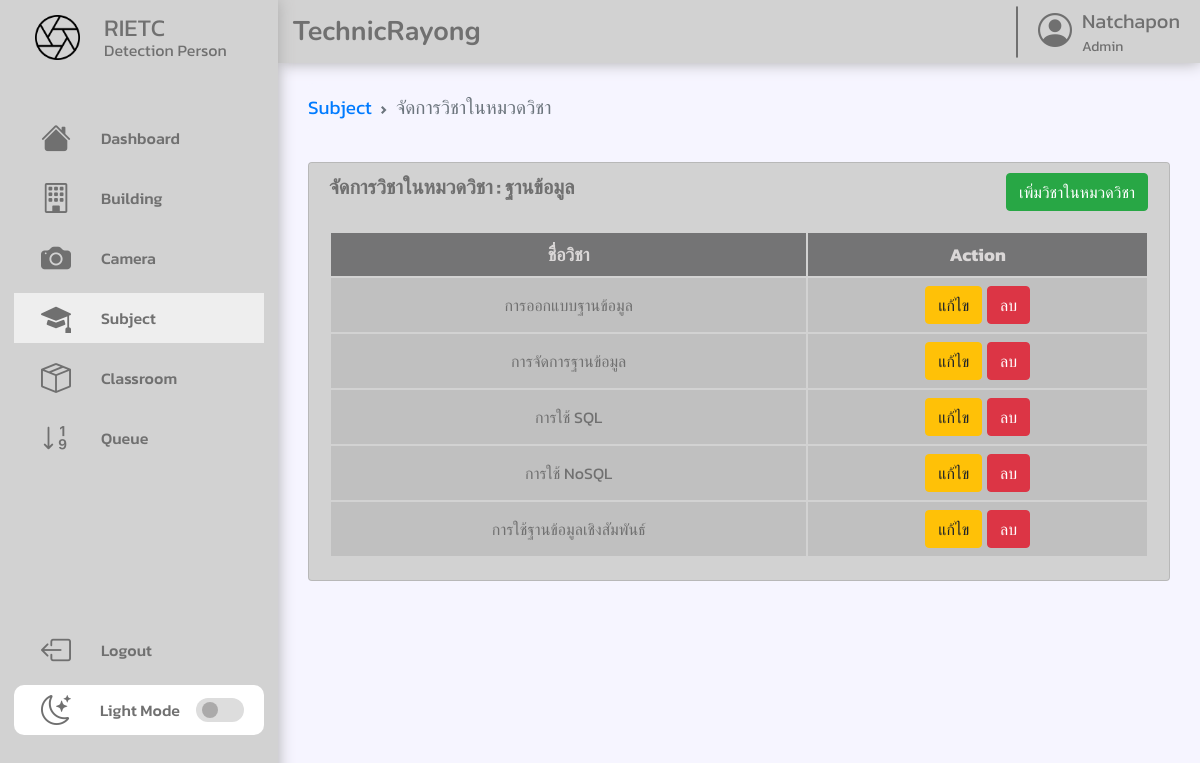
/subject/subjectmanage.php?id=2, run on the app's committed database.
### tables this page shows
CREATE TABLE subject (
    subject_id INT NOT NULL AUTO_INCREMENT,
    subject_name TEXT,
    department_id INT,
    PRIMARY KEY (subject_id),
    FOREIGN KEY (department_id) REFERENCES department(department_id)
);

CREATE TABLE sub_subject (
    sub_subject_id INT NOT NULL AUTO_INCREMENT,
    sub_subject_name TEXT,
    subject_id INT,
    PRIMARY KEY (sub_subject_id),
    FOREIGN KEY (subject_id) REFERENCES subject(subject_id)
);

### class/department.php (called while the page is built, shortened)
<?php
class Department
{
    private $conn;
    private $table_name = "department";
    private $subject_table = "subject";
    private $sub_subject_table = "sub_subject";
    public function __construct($db)
    {
        $this->conn = $db;
    }
    public function getDepartmentAndSubject($subject_id)
    {
        $query = "SELECT d.department_name, s.subject_name
                          FROM " . $this->subject_table . " s
                          JOIN " . $this->table_name . " d ON s.department_id = d.department_id
                          WHERE s.subject_id = :subject_id";
        $stmt = $this->conn->prepare($query);
        $stmt->bindParam(':subject_id', $subject_id);
        $stmt->execute();
        $result = $stmt->fetch(PDO::FETCH_ASSOC);
        return $result;
    }
    public function getSubSubjectsBySubjectId($subject_id)
    {
        $query = "SELECT * FROM " . $this->sub_subject_table . " WHERE subject_id = :subject_id";
        $stmt = $this->conn->prepare($query);
        $stmt->bindParam(':subject_id', $subject_id);
        $stmt->execute();
        return $stmt->fetchAll(PDO::FETCH_ASSOC);
    }
}

### subject/subjectmanage.php (the view, shortened to what this page needs)
<?php
require_once '../class/department.php';
$department = new Department($conn);
if (isset($_GET['id'])) {
    $subject_id = $_GET['id'];
    $sub_subjects = $department->getSubSubjectsBySubjectId($subject_id);
    $showResult = $department->getDepartmentAndSubject($subject_id);
}
?>
<!DOCTYPE html>
<html lang="en">
<head>
    <link rel="stylesheet" href="../style.css">
    <link href="https://cdn.jsdelivr.net/npm/bootstrap-icons/font/bootstrap-icons.css" rel="stylesheet">
</head>
<body>
    <?php include_once("../assets/components/header.php"); ?>
    <?php include_once("../assets/components/sidebar.php"); ?>
    <div class="container">
        <div class="row">
            <div class="col">
                <nav aria-label="breadcrumb">
                    <ol class="breadcrumb">
                        <li class="breadcrumb-item"><a href="../subject.php">Subject</a></li>
                        <li class="breadcrumb-item active" aria-current="page">จัดการวิชาในหมวดวิชา</li>
                    </ol>
                </nav>
            </div>
        </div>
    </div>
    <div class="container">
        <div class="row">
            <div class="col">
                <div class="card1">
                    <div class="card1-header">
                        <div class="col mb-0">
                            <p style="align-content: center;margin: 0px 0px 0px 0px;">จัดการวิชาในหมวดวิชา : <?php echo $showResult['subject_name']; ?></p>
                            <div class="form-floating" style="display:flex;flex-direction:row;margin-top:10px">
                                <button type="button" class="btn btn-success" data-bs-toggle="modal" data-bs-target="#addSub_subjectsModal" style="margin-right: 1px !important;">
                                    เพิ่มวิชาในหมวดวิชา
                                </button>
                            </div>
                        </div>
                    </div>
                    <div class="card1-body">
                        <div class="table-responsive">
                            <table class="table text-center align-middle table-hover mb-0" style="padding: 0px;">
                                <thead class="table-thead">
                                    <?php if (empty($sub_subjects)) : ?>
                                        <tr>
                                            <th scope="col" class="text-center">No sub-subjects in this subject</th>
                                        </tr>
                                    <?php else : ?>
                                        <tr>
                                            <th scope="col">ชื่อวิชา</th>
                                            <th scope="col">Action</th>
                                        </tr>
                                    <?php endif; ?>
                                </thead>
                                <tbody>
                                    <?php foreach ($sub_subjects as $sub_subject) : ?>
                                        <tr class="table1-active">
                                            <td scope="row"><?php echo htmlspecialchars($sub_subject['sub_subject_name']) ?></td>
                                            <td>
                                                <button type="button" class="btn btn-warning" data-bs-toggle="modal" data-bs-target="#editSub_subjectModal<?php echo $sub_subject['sub_subject_id']; ?>" style="margin-right: 1px !important;">
                                                    แก้ไข
                                                </button>
                                                <a class="btn btn-sm btn-danger" onclick="return confirm('Are you sure you want to delete?');" href="./delete_sub-subject.php?id=<?php echo $sub_subject['sub_subject_id']; ?>">ลบ</a>
                                            </td>
                                        </tr>
                                    <?php endforeach; ?>
                                </tbody>
                            </table>
                        </div>
                    </div>
                </div>
            </div>
        </div>
    </div>
</body>
</html>

### style.css (style rules this page uses)
body { margin: initial; height: 100vh; background: var(--body-color); --scrollbar-color: #b1b1b1; --body-color: #f6f5ff; --background-color: #d2d2d2; --primary-color: #eeeeee; --primary-color-light: #ffffff; --hovertable-color: #e0e0e0d8; --sidebar-color: #d2d2d2; --toggle-color: #DDD; --tablerow-color: #bdbdbdd6; --tablehead-color: #3a3b3c9e; --tablehead-text-color: #dad7d7; --text-color: #707070; --shadow-color: #abaaaa; --bs-form-select-bg-img: url(./assets/icons/dark-down.svg); --select-border-color: #d2d2d2; --tran-02: all 0.2s ease; --tran-03: all 0.3s ease; --tran-04: all 0.4s ease; --tran-05: all 0.5s ease; }
.container { display: flex; font-family: 'Kanit', sans-serif; position: relative; top: 63px; flex-direction: row; justify-content: space-between; color: var(--text-color); margin: 10px 20px 0px 298px; }
.row { display: flex; flex-wrap: wrap; width: 100%; height: 25%; }
.col { flex: 1 0 0%; margin-top: 10px; }
.mb-0 { margin-bottom: 0 !important; }
.card1 { position: relative; display: flex; margin: 0px 10px 0px 10px; height: 100%; flex-direction: column; min-width: 0; word-wrap: break-word; background-color: var(--sidebar-color); background-clip: border-box; border: 1px solid rgba(0, 0, 0, 0.125); border-radius: 0.25rem; }
.card1-header { padding-left: 20px; padding-right: 20px; border: outset solid; border-radius: 0.25rem 0.25rem 0rem 0px; margin-bottom: 0px; margin-top: 0px; background: var(--sidebar-color); color: var(--text-color); font-weight: bolder; font-size: 1.25rem; }
.card1-header>* { margin-top: 7px; margin-bottom: 7px; }
.card1-body { padding: 20px 20px 20px 20px; }
.breadcrumb { background-color: var(--body-color); font-size: 19px; padding: 10px 0px; border-radius: 5px; list-style: none; display: flex; flex-wrap: wrap; margin: 0px 10px; width: auto; }
.breadcrumb-item+.breadcrumb-item::before { margin: 0 0.5rem; }
.breadcrumb-item { display: flex; align-items: center; }
.breadcrumb-item a { color: #007bff; text-decoration: none; }
.breadcrumb-item.active { color: #6c757d; }
.form-floating { position: relative; }
.btn { display: inline-block; font-weight: 400; font-family: 'Kanit', sans-serif; text-align: center; text-decoration: none; white-space: nowrap; vertical-align: middle; user-select: none; border: 1px solid transparent; padding: 0.375rem 0.75rem; font-size: 1rem; line-height: 1.5; border-radius: 0.25rem; transition: color 0.15s ease-in-out, background-color 0.15s ease-in-out, border-color 0.15s ease-in-out, box-shadow 0.15s ease-in-out; }
.btn-success { color: #fff; background-color: #28a745; border-color: #28a745; }
.btn-danger { color: #fff; background-color: #dc3545; border-color: #dc3545; }
.btn-warning { color: #212529; background-color: #ffc107; border-color: #ffc107; }
.table-responsive { display: block; width: 100%; overflow-x: auto; border-radius: 0.25rem 0.25rem 0rem 0px; }
.table { width: 100%; margin-bottom: 1rem; color: var(--text-color); padding: 10px 10px; }
.table-thead { background-color: var(--tablehead-color); font-size: 18px; color: var(--tablehead-text-color); }
.text-center { text-align: center; }
.table1-active { font-size: 16px; background-color: var(--tablerow-color); height: 36px; }
.align-middle { vertical-align: middle !important; }
.table>:not(caption)>*>* { padding: .5rem .5rem; border-bottom-width: 1px; }
.col.mb-0 { display: flex; justify-content: space-between; flex-direction: row; margin-top: initial; }
@media screen and (min-width: 600px) { .col { flex: 1 0 50%; } }
@media screen and (min-width: 900px) { .col { flex: 1 0 40%; } }

### data on the page
subject: subject_name "ฐานข้อมูล"
sub_subject: sub_subject_name "การออกแบบฐานข้อมูล"
sub_subject: sub_subject_name "การจัดการฐานข้อมูล"
sub_subject: sub_subject_name "การใช้ SQL"
sub_subject: sub_subject_name "การใช้ NoSQL"
sub_subject: sub_subject_name "การใช้ฐานข้อมูลเชิงสัมพันธ์"
